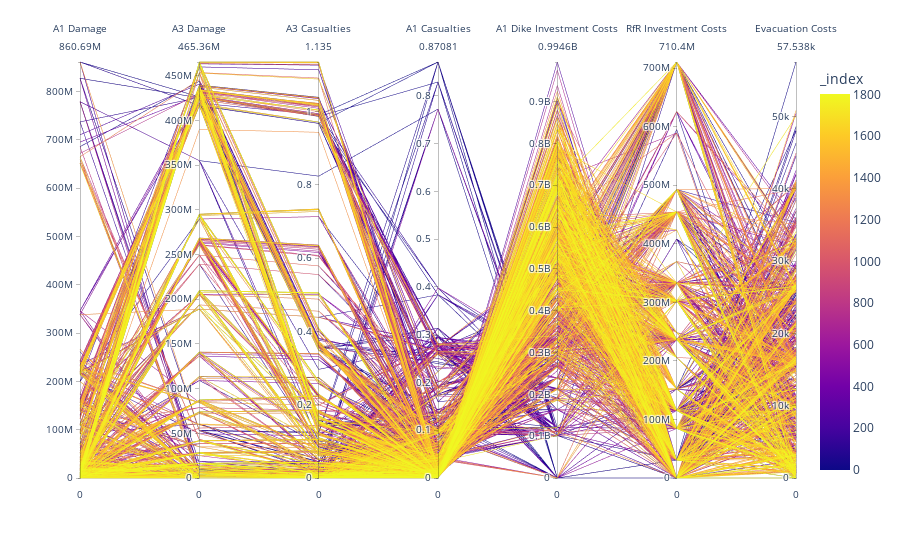

Notebook code for this chart:
### Code cell
df = results[1]

df1 = pd.DataFrame(df)
df1 = df1.reset_index()
fig1 = px.parallel_coordinates(df1, labels={
        "A1_2 Aggr Expected Annual Damage": "A1 Damage",
        "A3 Expected Annual Damage": "A3 Damage",
        "A3 Aggr Expected Number of Deaths": "A3 Casualties",
        "A1_2 Aggr Expected Number of Deaths": "A1 Casualties",
        "A1_5 Dike Investment Costs": "A1 Dike Investment Costs",
        "Room for River Investment Costs": "RfR Investment Costs",
        "Evacuation Costs": "Evacuation Costs"
    },
    color=df1.index,
    dimensions=[
        "A1_2 Aggr Expected Annual Damage",
        "A3 Expected Annual Damage",
        "A3 Aggr Expected Number of Deaths",
        "A1_2 Aggr Expected Number of Deaths",
        "A1_5 Dike Investment Costs",
        "Room for River Investment Costs",
        "Evacuation Costs"
    ]
)
fig1.update_layout(showlegend=False)
fig1.show()
plt.savefig('./plots/50000nfe_BaseCase7MORDM_Gelderland')

### Figure 1 — Plotly figure (JSON) as saved in the notebook; plotly's stock layout.template omitted (floating-point values rounded to 4 significant figures; data arrays with more than 128 entries replaced by an {"elided": "..."} marker saying what was removed)
{"data": [{"dimensions": [{"label": "A1 Damage", "values": {"elided": "1803 float values"}}, {"label": "A3 Damage", "values": {"elided": "1803 float values"}}, {"label": "A3 Casualties", "values": {"elided": "1803 float values"}}, {"label": "A1 Casualties", "values": {"elided": "1803 float values"}}, {"label": "A1 Dike Investment Costs", "values": {"elided": "1803 float values"}}, {"label": "RfR Investment Costs", "values": {"elided": "1803 int values"}}, {"label": "Evacuation Costs", "values": {"elided": "1803 float values"}}], "domain": {"x": [0, 1], "y": [0, 1]}, "line": {"color": {"elided": "1803 int values"}, "coloraxis": "coloraxis"}, "name": "", "type": "parcoords"}], "layout": {"coloraxis": {"colorbar": {"title": {"text": "_index"}}, "colorscale": [[0, "#0d0887"], [0.1111, "#46039f"], [0.2222, "#7201a8"], [0.3333, "#9c179e"], [0.4444, "#bd3786"], [0.5556, "#d8576b"], [0.6667, "#ed7953"], [0.7778, "#fb9f3a"], [0.8889, "#fdca26"], [1, "#f0f921"]]}, "legend": {"tracegroupgap": 0}, "margin": {"t": 60}, "showlegend": false}}
